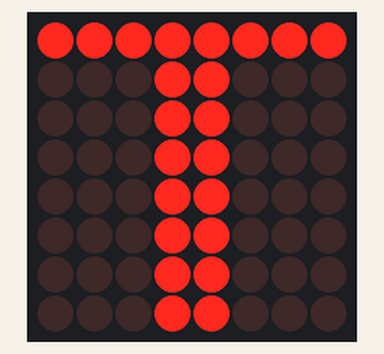
The sketch below on a simulated Arduino Uno, built with avr-gcc and run on an emulated ATmega328P. Parts: 8×8 LED matrix.

Above: at 0.1 s.
At 0.7 s:
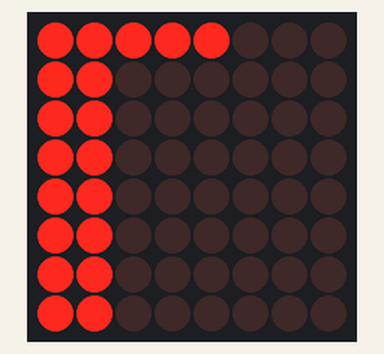
At 1.5 s:
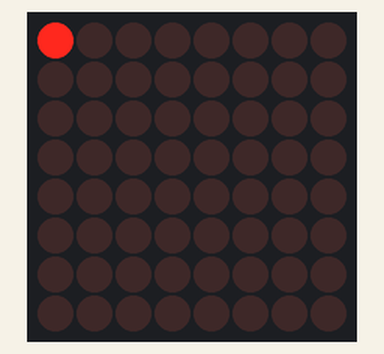
At 2.82 s:
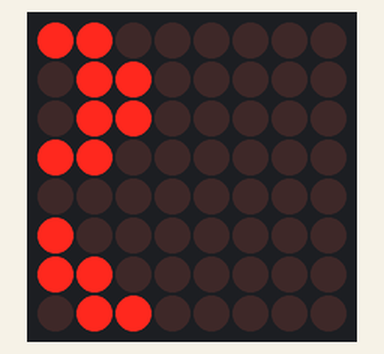
At 4.33 s:
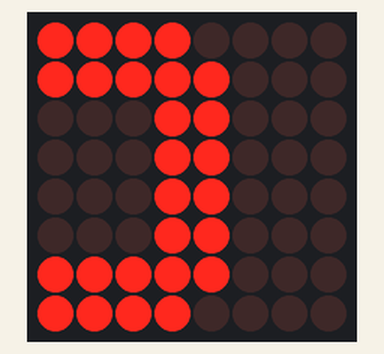
At 7.2 s:
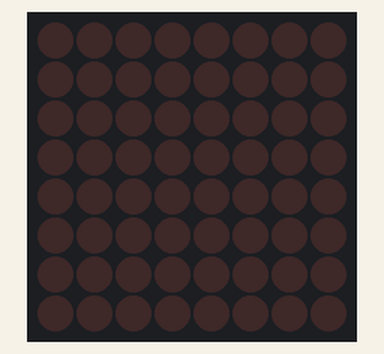

Measured:
- by itself, everything shown: repeats every 7.7 s, in 32 steps
- what the display in image 2 shows lasts 0.5 s, from 1.4 s to 1.9 s

The sketch:

Name_Scroll_New.ino
```cpp
#include <LedControl.h>

const int DIN = 51;
const int CS = 53;
const int CLK = 52;
LedControl lc = LedControl(DIN, CLK, CS, 1);

const byte T[8] = {
  B11111111,
  B00011000,
  B00011000,
  B00011000,
  B00011000,
  B00011000,
  B00011000,
  B00011000
};

const byte R[8] = {
  B11111100,
  B11000110,
  B11000110,
  B11111100,
  B11110000,
  B11011000,
  B11001100,
  B11000110
};

const byte O[8] = {
  B01111100,
  B11111110,
  B11000110,
  B11000110,
  B11000110,
  B11000110,
  B11111110,
  B01111100
};

const byte Y[8] = {
  B11000110,
  B11000110,
  B11000110,
  B01111100,
  B00111000,
  B00011000,
  B00011000,
  B00011000
};

void setup() {
  lc.shutdown(0, false);
  lc.setIntensity(0, 5);
  lc.clearDisplay(0);
}

void loop() {
  scrollLetter(T);
  scrollLetter(R);
  scrollLetter(O);
  scrollLetter(Y);
}

void scrollLetter(const byte letter[8]) {
  for (int shift = 0; shift < 8; shift++) {
    lc.clearDisplay(0);
    for (int row = 0; row < 8; row++) {
      byte shifted = letter[row] << shift;
      lc.setRow(0, row, shifted);
    }
    delay(200);
  }
  delay(300); // brief pause between letters
}
```
